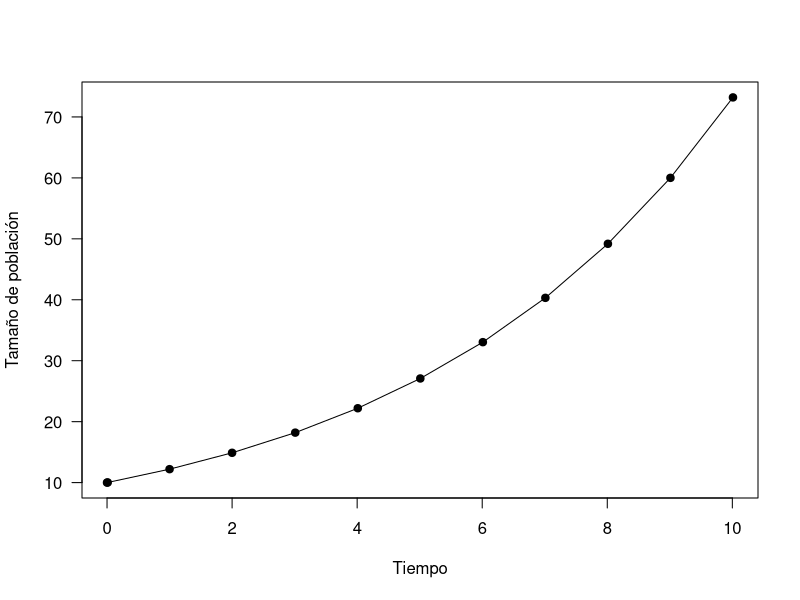
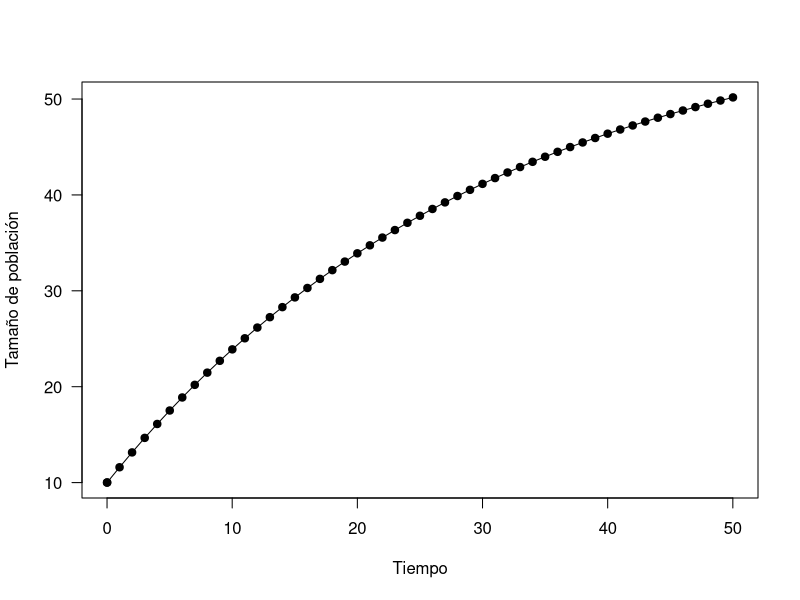

Source code (R) for these figures, in order:
## ---- chunk 1

euler <- function(fooName, valInic, tiempoParar, deltaT,guardarCada,...){
  arg <- list(...)
  fn <- get(fooName)
  
  #Encuentra los argumentos provistos
  argName <- match.arg(names(arg),#arg provistos
                       formalArgs(fn),#arg existentes
                       several.ok = TRUE)
  #Nombra la lista con los nombres de los argumentos provistos
  names(arg) <- argName
  
  val <- numeric()
  val[1] <- valInic
  
  valTmp <- numeric()
  valTmp <- val[1]
  
  #Completa la lista de argumentos con N[t-1]
  arg[[ (length(arg)+1) ]] <- valInic
  totalArg <- length(arg)
  #Escribe todos los nomres de los argumentos, para do.call
  names(arg) <- formalArgs(fn)#Encuetra los nombres de los argumentos
  
  tiempo <- numeric()
  
  tNow <- 0
  tiempo[1] <- 0
  
  while( tNow < tiempoParar ){
    valTmp <- valTmp + do.call(fn,args = arg)*deltaT
    tNow <- tNow + deltaT 
      
    if( tNow%%guardarCada <=deltaT ){
      val <- append(x = val,values = valTmp)
      tiempo <- append(x = tiempo, values = tNow)
      arg[[totalArg]] <- valTmp
    }
  }
  
  return( list(
    poblacion = val,
    tiempo = tiempo,
    tNow = tNow,
    arg = arg
  ) )
  
}
## ---- chunk 2

diffG1 <- function(rm,N)N*rm
N0 <- 10

Resultados1 <- euler(fooName = "diffG1",valInic = N0,tiempoParar = 10,deltaT = 1/100,guardarCada = 1,rm=.22)

diffG2 <- function(rm,Kmax,N)rm*(1-N/Kmax)

N0 <- 10

Resultados2 <- euler(fooName = "diffG2",valInic = N0,tiempoParar = 50,deltaT = 1/100,guardarCada = 1,rm=1.92,Kmax=60)

plot(Resultados1$tiempo,Resultados1$poblacion,
         type = "p", xlab = "Tiempo", ylab = "Tamaño de población",
         las = 1, pch = 21, bg = 1)
    lines(Resultados1$tiempo,Resultados1$poblacion)
    
    plot(Resultados2$tiempo,Resultados2$poblacion,
         type = "p", xlab = "Tiempo", ylab = "Tamaño de población",
         las = 1, pch = 21, bg = 1)
    lines(Resultados2$tiempo,Resultados2$poblacion)
